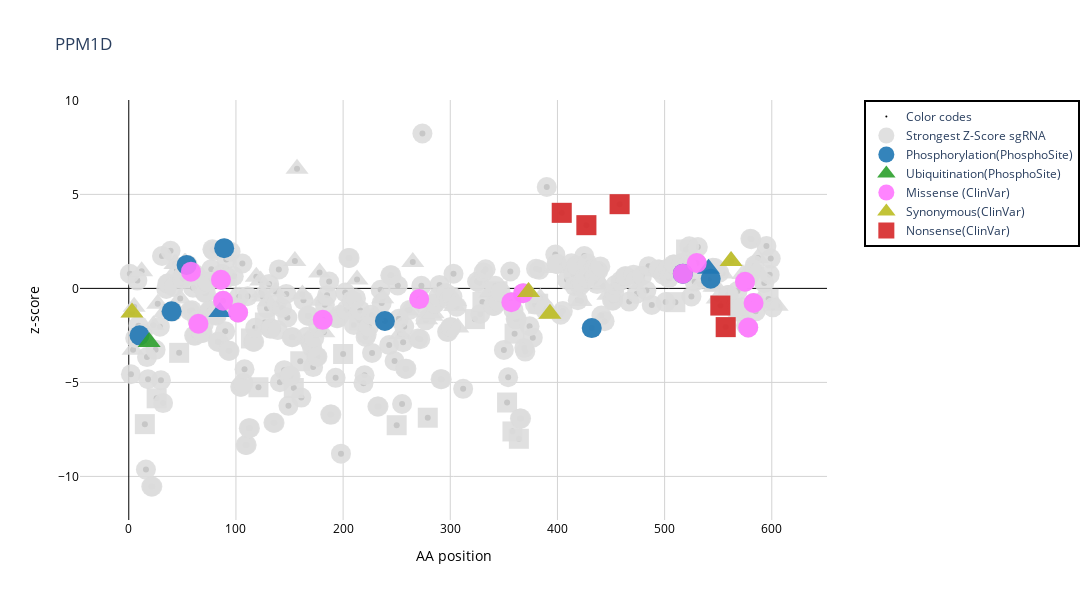

Source (notebook cell):
### Code cell
import plotly.graph_objs as go

# Your existing data
x1 = g2p_output['residueId']
y1 = g2p_output['Strongest Z-score']
sgRNA1 = g2p_output['Strongest Z-Score sgRNA']
AA1 = g2p_output['Strongest Z-Score Alt AA']
mutation1 = g2p_output['Strongest Z-Score mutation']

x2 = g2p_output_Phosphorylation['residueId']
y2 = g2p_output_Phosphorylation['Strongest Z-score']
sgRNA2 = g2p_output_Phosphorylation['Strongest Z-Score sgRNA']
AA2 = g2p_output_Phosphorylation['Strongest Z-Score Alt AA']
mutation2 = g2p_output_Phosphorylation['Strongest Z-Score mutation']

#x3 = g2p_output_Acetylation['residueId']
#y3 = g2p_output_Acetylation['Strongest Z-score']
#sgRNA3 = g2p_output_Acetylation['Strongest Z-Score sgRNA']
#AA3 = g2p_output_Acetylation['Strongest Z-Score Alt AA']
#mutation3 = g2p_output_Acetylation['Strongest Z-Score mutation']

x4 = g2p_output_Ubiquitination['residueId']
y4 = g2p_output_Ubiquitination['Strongest Z-score']
sgRNA4 = g2p_output_Ubiquitination['Strongest Z-Score sgRNA']
AA4 = g2p_output_Ubiquitination['Strongest Z-Score Alt AA']
mutation4 = g2p_output_Ubiquitination['Strongest Z-Score mutation']

#x6 = g2p_output_Binding['residueId']
#y6 = g2p_output_Binding['Strongest Z-score']
#sgRNA6 = g2p_output_Binding['Strongest Z-Score sgRNA']
#AA6 = g2p_output_Binding['Strongest Z-Score Alt AA']
#mutation6 = g2p_output_Binding['Strongest Z-Score mutation']

x7 = g2p_output_ClinVar_Missense['residueId']
y7 = g2p_output_ClinVar_Missense['Strongest Z-score']
sgRNA7 = g2p_output_ClinVar_Missense['Strongest Z-Score sgRNA']
AA7 = g2p_output_ClinVar_Missense['Strongest Z-Score Alt AA']
mutation7 = g2p_output_ClinVar_Missense['Strongest Z-Score mutation']

x8 = g2p_output_ClinVar_Synonymous['residueId']
y8 = g2p_output_ClinVar_Synonymous['Strongest Z-score']
sgRNA8 = g2p_output_ClinVar_Synonymous['Strongest Z-Score sgRNA']
AA8 = g2p_output_ClinVar_Synonymous['Strongest Z-Score Alt AA']
mutation8 = g2p_output_ClinVar_Synonymous['Strongest Z-Score mutation']

x9 = g2p_output_ClinVar_Nonsense['residueId']
y9 = g2p_output_ClinVar_Nonsense['Strongest Z-score']
sgRNA9 = g2p_output_ClinVar_Nonsense['Strongest Z-Score sgRNA']
AA9 = g2p_output_ClinVar_Nonsense['Strongest Z-Score Alt AA']
mutation9 = g2p_output_ClinVar_Nonsense['Strongest Z-Score mutation']

x10 = g2p_output_Mutagenesis['residueId']
y10 = g2p_output_Mutagenesis['Strongest Z-score']
sgRNA10 = g2p_output_Mutagenesis['Strongest Z-Score sgRNA']
AA10 = g2p_output_Mutagenesis['Strongest Z-Score Alt AA']
mutation10 = g2p_output_Mutagenesis['Strongest Z-Score mutation']

# Define colors for each category
color_dict = {
    'Strongest Z-Score sgRNA': '#DDDDDD',
    'Phosphorylation(PhosphoSite)': '#1f77b4', # Blue
    'Acetylation(PhosphoSite)': '#ff7f0e',     # Orange
    'Ubiquitination(PhosphoSite)': '#2ca02c',  # Green
    'Methylation(PhosphoSite)': '#8c564b',     # Brown
    'Binding(Uniprot)': '#00BFFF',             # Blue
    'Missense (ClinVar)': '#FF77FF',            # Magenta
    'Synonymous(ClinVar)': '#bcbd22',          # Olive
    'Nonsense(ClinVar)': '#d62728',            # Red
    'Mutagenesis(Uniprot)': '#ffd343'         # Yellow
}

# Define scatter plot traces for each dataset
traces = [
    go.Scatter(x=x1, y=y1, mode='markers', name='Color codes', marker=dict(color='black', size=0))
]

# Add scatter plot traces for other datasets
for i, (x, y, sgRNA, AA, mutation, label) in enumerate([
    (x1, y1, sgRNA1, AA1, mutation1, 'Strongest Z-Score sgRNA'),
    (x2, y2, sgRNA2, AA2, mutation2, 'Phosphorylation(PhosphoSite)'),
    #(x3, y3, sgRNA3, AA3, mutation3, 'Acetylation(PhosphoSite)'),
    (x4, y4, sgRNA4, AA4, mutation4, 'Ubiquitination(PhosphoSite)'),
    #(x6, y6, sgRNA6, AA6, mutation6, 'Binding(Uniprot)'),
    (x7, y7, sgRNA7, AA7, mutation7, 'Missense (ClinVar)'),
    (x8, y8, sgRNA8, AA8, mutation8, 'Synonymous(ClinVar)'),
    (x9, y9, sgRNA9, AA9, mutation9, 'Nonsense(ClinVar)'),
    (x10, y10, sgRNA10, AA10, mutation10, 'Mutagenesis(Uniprot)')
]):
    # Determine marker color based on label
    marker_color = color_dict[label]
    
    # Set marker symbol as square if mutation contains 'Nonsense'
    marker_symbol = ['circle' if 'Nonsense' not in mut and 'Silent' not in mut else 'square' if 'Nonsense' in mut else 'triangle-up' if 'Silent' in mut else 'circle' for mut in mutation]
    
    trace = go.Scatter(x=x, y=y, mode='markers', name=label, marker=dict(size=20, color=marker_color, symbol=marker_symbol, opacity=0.9))
    trace.hoverinfo = 'text'
    trace.text = [f"{label}: residueId={x_val}, Strongest Z-score={y_val}, sgRNA={sgRNA_val}, Alt AA={AA_val}, Mutation={mutation_val}"
                  for x_val, y_val, sgRNA_val, AA_val, mutation_val in zip(x, y, sgRNA, AA, mutation)]
    traces.append(trace)

# Create layout
layout = go.Layout(
    title=f'{gene}',
    xaxis=dict(title='AA position', zeroline=True, zerolinewidth=1, zerolinecolor='black', color='black', showgrid=True, gridcolor='lightgray'),
    yaxis=dict(title='z-score', zeroline=True, zerolinewidth=1, zerolinecolor='black', color='black', showgrid=True, gridcolor='lightgray'),
    legend=dict(x=1.05, y=1, bgcolor='white', borderwidth=2, bordercolor='black'),
    width=1600,  # Set width of the plot
    height=600,  # Set height of the plot,
    plot_bgcolor='white'  # Set background color to white
)

# Create figure
fig = go.Figure(data=traces, layout=layout)

# Show plot
fig.show()

### Figure 1 — Plotly figure (JSON) as saved in the notebook; plotly's stock layout.template omitted (floating-point values rounded to 4 significant figures; data arrays with more than 128 entries replaced by an {"elided": "..."} marker saying what was removed)
{"data": [{"marker": {"color": "black", "size": 0}, "mode": "markers", "name": "Color codes", "type": "scatter", "x": {"elided": "387 int values"}, "y": {"elided": "387 float values"}}, {"hoverinfo": "text", "marker": {"color": "#DDDDDD", "opacity": 0.9, "size": 20, "symbol": {"elided": "387 str values"}}, "mode": "markers", "name": "Strongest Z-Score sgRNA", "text": {"elided": "387 str values"}, "type": "scatter", "x": {"elided": "387 int values"}, "y": {"elided": "387 float values"}}, {"hoverinfo": "text", "marker": {"color": "#1f77b4", "opacity": 0.9, "size": 20, "symbol": ["circle", "circle", "circle", "triangle-up", "circle", "circle", "circle", "circle", "triangle-up", "circle"]}, "mode": "markers", "name": "Phosphorylation(PhosphoSite)", "text": ["Phosphorylation(PhosphoSite): residueId=10, Strongest Z-score=-2.495673179071594, sgRNA=GAAGACGCTCACTCCCAGCG, Alt AA=N; Asn, Mutation=Missense", "Phosphorylation(PhosphoSite): residueId=40, Strongest Z-score=-1.219117599083971, sgRNA=GCCCTCGCCGCGGCGGTCGC, Alt AA=L; Leu, Mutation=Missense", "Phosphorylation(PhosphoSite): residueId=54, Strongest Z-score=1.250483971023442, sgRNA=CCGTCGCCGGCCGCCCTTCC, Alt AA=L; Leu, Mutation=Missense", "Phosphorylation(PhosphoSite): residueId=85, Strongest Z-score=-1.260667647191298, sgRNA=CCGGCGAGGCCCCGGCGTCC, Alt AA=S; Ser, Mutation=Silent", "Phosphorylation(PhosphoSite): residueId=89, Strongest Z-score=2.138169218448203, sgRNA=CAGCGGCTAGGTGCCGGCGA, Alt AA=N; Asn, Mutation=Missense", "Phosphorylation(PhosphoSite): residueId=239, Strongest Z-score=-1.735231843000481, sgRNA=AAGTCTGGGGTGAATCGTGT, Alt AA=F; Phe, Mutation=Missense", "Phosphorylation(PhosphoSite): residueId=432, Strongest Z-score=-2.111687366178561, sgRNA=AATTCTAAGGACCATATACC, Alt AA=F; Phe, Mutation=Missense", "Phosphorylation(PhosphoSite): residueId=517, Strongest Z-score=0.7840665766016526, sgRNA=TCAACTCCTGGCCAAATGAA, Alt AA=I; Ile, Mutation=Missense", "Phosphorylation(PhosphoSite): residueId=541, Strongest Z-score=1.049368798396453, sgRNA=GTCCAATTCTGGCCCCCTGA, Alt AA=S; Ser, Mutation=Silent", "Phosphorylation(PhosphoSite): residueId=543, Strongest Z-score=0.5141947277569695, sgRNA=CAATTCTGGCCCCCTGATGA, Alt AA=F; Phe, Mutation=Missense"], "type": "scatter", "x": [10, 40, 54, 85, 89, 239, 432, 517, 541, 543], "y": [-2.496, -1.219, 1.25, -1.261, 2.138, -1.735, -2.112, 0.7841, 1.049, 0.5142]}, {"hoverinfo": "text", "marker": {"color": "#2ca02c", "opacity": 0.9, "size": 20, "symbol": ["triangle-up"]}, "mode": "markers", "name": "Ubiquitination(PhosphoSite)", "text": ["Ubiquitination(PhosphoSite): residueId=19, Strongest Z-score=-2.849644443351622, sgRNA=CCATGTACTTCCTCCCGCCC, Alt AA=K; Lys, Mutation=Silent"], "type": "scatter", "x": [19], "y": [-2.85]}, {"hoverinfo": "text", "marker": {"color": "#FF77FF", "opacity": 0.9, "size": 20, "symbol": ["circle", "circle", "circle", "circle", "circle", "circle", "circle", "circle", "circle", "circle", "circle", "circle", "circle", "circle"]}, "mode": "markers", "name": "Missense (ClinVar)", "text": ["Missense (ClinVar): residueId=58, Strongest Z-score=0.8901566877879457, sgRNA=GCCGCCCTTCCCGGCGGCGA, Alt AA=F; Phe, Mutation=Missense", "Missense (ClinVar): residueId=65, Strongest Z-score=-1.880936228043621, sgRNA=GCCTTTCCCCGAGACTTCGC, Alt AA=E; Glu, Mutation=Missense", "Missense (ClinVar): residueId=86, Strongest Z-score=0.4572746675094925, sgRNA=CGCCGGCACCTAGCCGCTGC, Alt AA=L; Leu, Mutation=Missense", "Missense (ClinVar): residueId=88, Strongest Z-score=-0.6584033655768001, sgRNA=CACCTAGCCGCTGCTGCCGC, Alt AA=L; Leu, Mutation=Missense", "Missense (ClinVar): residueId=102, Strongest Z-score=-1.282710233545286, sgRNA=ACGGCGAAAAAGGCCACGGA, Alt AA=T; Thr, Mutation=Missense", "Missense (ClinVar): residueId=181, Strongest Z-score=-1.668444534679901, sgRNA=ATTCGGGGCATGAAGATGTA, Alt AA=W; Trp, Mutation=Missense", "Missense (ClinVar): residueId=271, Strongest Z-score=-0.5681275546080807, sgRNA=CTACTGCCAGAAAAGGAATC, Alt AA=I; Ile, Mutation=Missense", "Missense (ClinVar): residueId=357, Strongest Z-score=-0.7316666195203627, sgRNA=GGGCCGCTGGAGGCAGCGTA, Alt AA=C; Cys, Mutation=Missense", "Missense (ClinVar): residueId=368, Strongest Z-score=-0.2551457418848759, sgRNA=ACACTAGTGCCATAGTAATC, Alt AA=I; Ile, Mutation=Missense", "Missense (ClinVar): residueId=517, Strongest Z-score=0.7840665766016526, sgRNA=TCAACTCCTGGCCAAATGAA, Alt AA=I; Ile, Mutation=Missense", "Missense (ClinVar): residueId=530, Strongest Z-score=1.351141243736611, sgRNA=CCCCTCCAACAAACTTTAAA, Alt AA=L; Leu, Mutation=Missense", "Missense (ClinVar): residueId=575, Strongest Z-score=0.3507123198717842, sgRNA=ACTCTGTTAAACTCACCATG, Alt AA=F; Phe, Mutation=Missense", "Missense (ClinVar): residueId=578, Strongest Z-score=-2.080635735705094, sgRNA=TTAAACTCACCATGCGACGC, Alt AA=F; Phe, Mutation=Missense", "Missense (ClinVar): residueId=583, Strongest Z-score=-0.7759292717513676, sgRNA=CCTAAGTCTGCGTCGCATGG, Alt AA=K; Lys, Mutation=Missense"], "type": "scatter", "x": [58, 65, 86, 88, 102, 181, 271, 357, 368, 517, 530, 575, 578, 583], "y": [0.8902, -1.881, 0.4573, -0.6584, -1.283, -1.668, -0.5681, -0.7317, -0.2551, 0.7841, 1.351, 0.3507, -2.081, -0.7759]}, {"hoverinfo": "text", "marker": {"color": "#bcbd22", "opacity": 0.9, "size": 20, "symbol": ["triangle-up", "triangle-up", "triangle-up", "triangle-up"]}, "mode": "markers", "name": "Synonymous(ClinVar)", "text": ["Synonymous(ClinVar): residueId=3, Strongest Z-score=-1.278674320663997, sgRNA=AGTACAGCCCCGCCATGGCC, Alt AA=G; Gly, Mutation=Silent", "Synonymous(ClinVar): residueId=373, Strongest Z-score=-0.1919925894391506, sgRNA=GTAATCTGCATCTCTCCAGA, Alt AA=I; Ile, Mutation=Silent", "Synonymous(ClinVar): residueId=393, Strongest Z-score=-1.346210668435378, sgRNA=TATACCTGAACCTGACTGAC, Alt AA=L; Leu, Mutation=Silent", "Synonymous(ClinVar): residueId=562, Strongest Z-score=1.451735137464704, sgRNA=CAGGCTGAGCACCACTACTT, Alt AA=Q; Gln, Mutation=Silent"], "type": "scatter", "x": [3, 373, 393, 562], "y": [-1.279, -0.192, -1.346, 1.452]}, {"hoverinfo": "text", "marker": {"color": "#d62728", "opacity": 0.9, "size": 20, "symbol": ["square", "square", "square", "square", "square"]}, "mode": "markers", "name": "Nonsense(ClinVar)", "text": ["Nonsense(ClinVar): residueId=404, Strongest Z-score=4.018739789615644, sgRNA=TAATAGTCAAGAAACCTGTG, Alt AA=*; Ter, Mutation=Nonsense", "Nonsense(ClinVar): residueId=427, Strongest Z-score=3.362177088618409, sgRNA=TTGGCCATGGATCCTCCTCC, Alt AA=*; Ter, Mutation=Nonsense", "Nonsense(ClinVar): residueId=458, Strongest Z-score=4.479215928654845, sgRNA=TAGCTCGAGAGAATGTCCAA, Alt AA=*; Ter, Mutation=Nonsense", "Nonsense(ClinVar): residueId=552, Strongest Z-score=-0.9121522588769742, sgRNA=ATAGACGAAATGGCTTAAGT, Alt AA=*; Ter, Mutation=Nonsense", "Nonsense(ClinVar): residueId=557, Strongest Z-score=-2.059636315993172, sgRNA=AAGTCGAAGTAGTGGTGCTC, Alt AA=*; Ter, Mutation=Nonsense"], "type": "scatter", "x": [404, 427, 458, 552, 557], "y": [4.019, 3.362, 4.479, -0.9122, -2.06]}, {"hoverinfo": "text", "marker": {"color": "#ffd343", "opacity": 0.9, "size": 20, "symbol": []}, "mode": "markers", "name": "Mutagenesis(Uniprot)", "text": [], "type": "scatter", "x": [], "y": []}], "layout": {"height": 600, "legend": {"bgcolor": "white", "bordercolor": "black", "borderwidth": 2, "x": 1.05, "y": 1}, "plot_bgcolor": "white", "title": {"text": "PPM1D"}, "width": 1600, "xaxis": {"color": "black", "gridcolor": "lightgray", "showgrid": true, "title": {"text": "AA position"}, "zeroline": true, "zerolinecolor": "black", "zerolinewidth": 1}, "yaxis": {"color": "black", "gridcolor": "lightgray", "showgrid": true, "title": {"text": "z-score"}, "zeroline": true, "zerolinecolor": "black", "zerolinewidth": 1}}}
